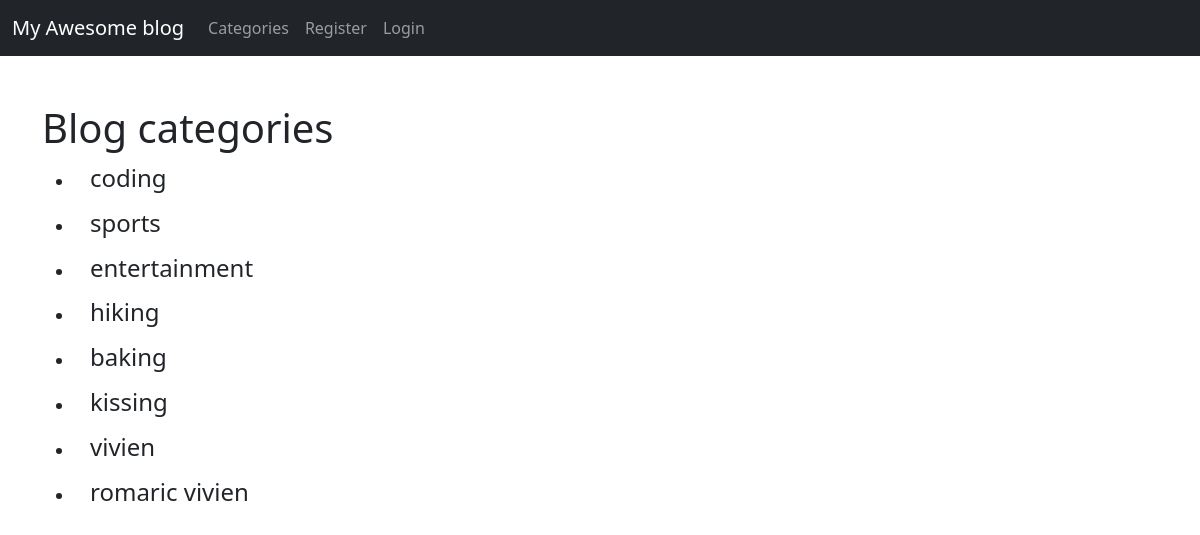
The page /category-list/ on the database its author committed.
### blog/models.py (models this page shows, shortened)
class Category(models.Model):
    name = models.CharField(max_length=255)
    def __str__(self):
        return self.name

### blog/views.py (the view)
# urls.py: path('category-list/', V_categorie_liste, name="L_categorie_liste"),
def V_categorie_liste(request):
    cat_list = Category.objects.all()
    return render(request, 'blog/T_categorie_liste.html', {'TPL_cat_list': cat_list})

### blog/templates/blog/T_categorie_liste.html (shortened to what this page needs)
{% extends 'T_base.html' %}
{% block content %}
<h1>Blog categories</h1>
<ul>
{% for item in TPL_cat_list %}
<li><h4><a class="dropdown-item" href="{% url 'L_categorie_article_liste' item|slugify %}">{{ item }}</a></h4></li>
{% endfor %}
</ul>
  {% endblock %}

### rows shown on the page
Category: name "coding"
Category: name "sports"
Category: name "entertainment"
Category: name "hiking"
Category: name "baking"
Category: name "kissing"
Category: name "vivien"
Category: name "romaric vivien"
